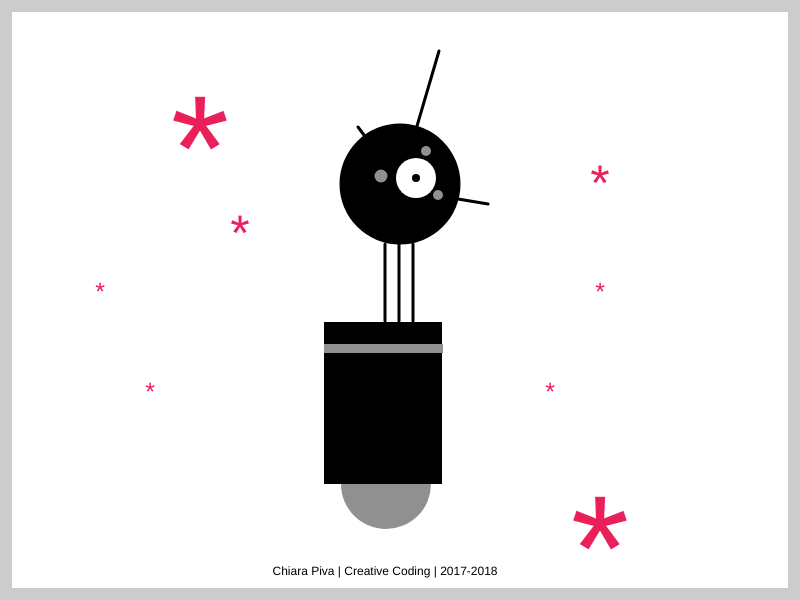
Frame 1 (no input)
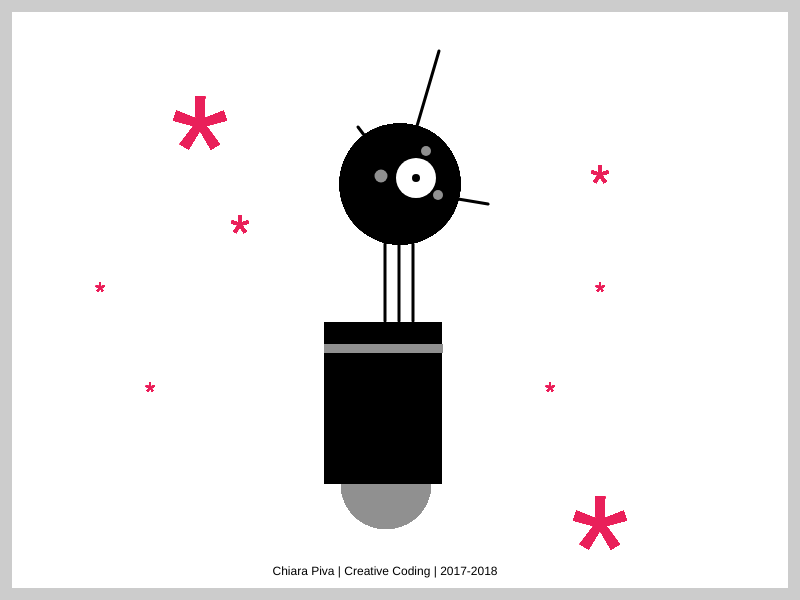
Frame 60 (no input)
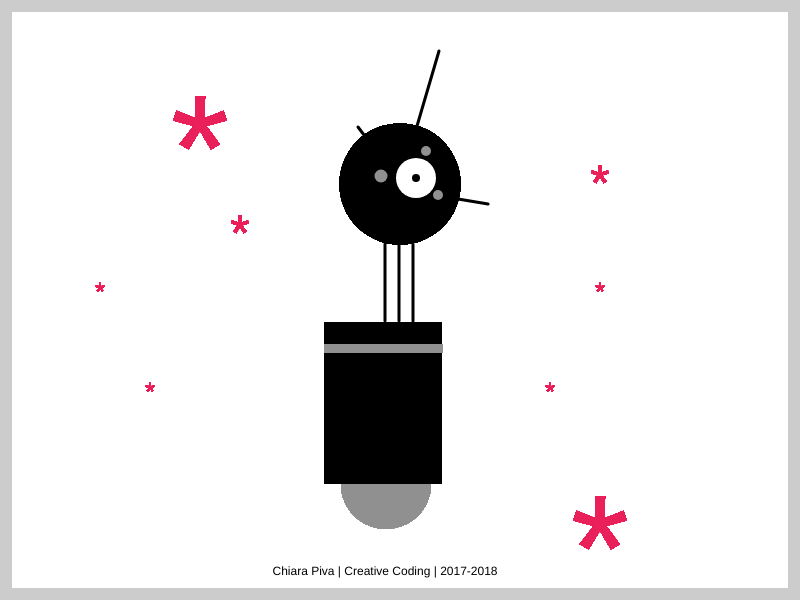
Frame 120 (the mouse pressed at the canvas centre since frame 60)

The p5.js sketch that drew these frames (run headless with seeded random() and noise() and a simulated clock; from frame 60 on, the mouse is pressed at the canvas centre):

// p5.js sketch
// ── sketch.js
function setup() {
  
  createCanvas(800, 600);
  
  background(204,204,204);
  
  // Layout
  
    strokeWeight(0);
    rect(12,12,776,576);
    
    textAlign(CENTER);
    textStyle(NORMAL)
    text("Chiara Piva | Creative Coding | 2017-2018",385,575);

}

function draw() {
  
  //ROBOT  
  // Neck
    strokeWeight(3);
    fill(102,102,102);
    line(385,244,385,321);
    line(399,244,399,321);
    line(413,244,413,321);

  // Antennas
    strokeWeight(3);
    line(358,127,364,135);
    line(439,51,417,126);
    line(458,199,488,204);
  
 // Body
    noStroke(0);
    fill(144,144,144);
    ellipse(386,484,90,90);
 
    fill(0,0,0);
    rect(324,322,118,162);
    
    noStroke(0);
    fill(144,144,144);
    rect(324,344,119,9);
    
 // Head 
    fill(0,0,0);
    ellipse(400,184,121,121);
 
 // Grey button
    noStroke(0);
    fill(144,144,144);
    ellipse(381,176,13,13);
 
    noStroke(0);
    fill(144,144,144);
    ellipse(426,151,10,10);
 
    noStroke(0);
    fill(144,144,144);
    ellipse(438,195,10,10);

 // Eye
    noStroke(0);
    fill(255,255,255);
    ellipse(416,178,40,40);
    
    noStroke(0);
    fill(0,0,0);
    ellipse(416,178,8,8);
    
    fill(144,144,144);
    rect(324,344,119,9);
    
    
    //OTHER
    //Asterisk 
    textAlign(CENTER);
    textSize(50);
    fill(233,32,90)
    text("*",600,200);
    text("*",240,250);
    //text("*",325,300);

    textAlign(CENTER);
    textSize(150);
    fill(233,32,90)
    text("*",200,200);
    text("*",600,600);
    
    textAlign(CENTER);
    textSize(25);
    fill(233,32,90)
    text("*",150,400);
    text("*",100,300);
    text("*",550,400);
    text("*",600,300);
    
}
